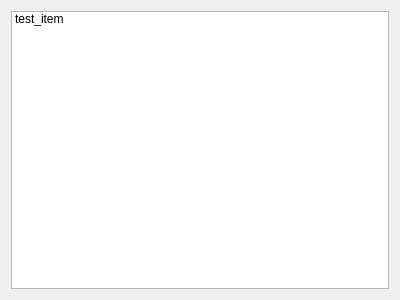
<?xml version="1.0" encoding="UTF-8"?>
<ui version="4.0">
 <class>BuchungsAnsicht</class>
 <widget class="QWidget" name="BuchungsAnsicht">
  <property name="geometry">
   <rect>
    <x>0</x>
    <y>0</y>
    <width>400</width>
    <height>300</height>
   </rect>
  </property>
  <property name="windowTitle">
   <string>Form</string>
  </property>
  <layout class="QVBoxLayout" name="verticalLayout">
   <item>
    <widget class="QListWidget" name="listWidget_buchungen">
     <item>
      <property name="text">
       <string>test_item</string>
      </property>
     </item>
    </widget>
   </item>
  </layout>
 </widget>
 <resources/>
 <connections>
  <connection>
   <sender>listWidget_buchungen</sender>
   <signal>itemDoubleClicked(QListWidgetItem*)</signal>
   <receiver>BuchungsAnsicht</receiver>
   <slot>listWidget_buchungen_itemClicked(QListWidgetItem*)</slot>
   <hints>
    <hint type="sourcelabel">
     <x>91</x>
     <y>116</y>
    </hint>
    <hint type="destinationlabel">
     <x>-3</x>
     <y>202</y>
    </hint>
   </hints>
  </connection>
 </connections>
 <slots>
  <slot>listWidget_buchungen_itemClicked(QListWidgetItem*)</slot>
 </slots>
</ui>
